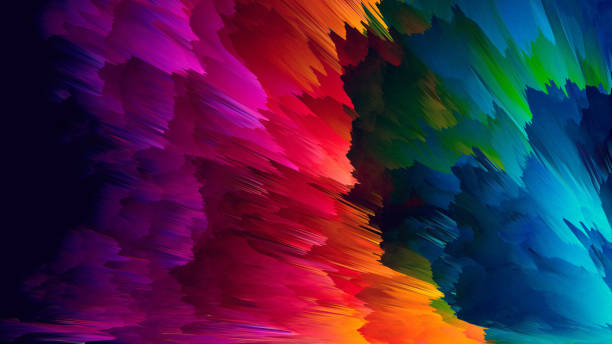
//> input picture 25.02/Colors Conversion/pic.jpg, 612 x 344 px
$ ./Colors_Conversion   (built with g++ and OpenCV 4)
//> lines starting //> are read from the running program, lines starting //| are printed output that depends on the picture
#include <opencv2/opencv.hpp>
#include <iostream>

using namespace cv;
using namespace std;

int main() {

    string pathToImage = "pic.jpg";
    Mat image = imread(pathToImage);
//> image is the input picture: 344 rows x 612 cols, CV_8UC3; mean B, G, R 68.3, 35.5, 69.9

    // Проверка на ошибки при загрузке изображения
    if (image.empty()) {
        cerr << "Error: Failed to load image!" << endl;
        return -1;
    }

    // Показываем исходное изображение
    imshow("Original Image", image);

    // Преобразуем изображение в оттенки серого
    Mat grayImage;
    cvtColor(image, grayImage, COLOR_BGR2GRAY);
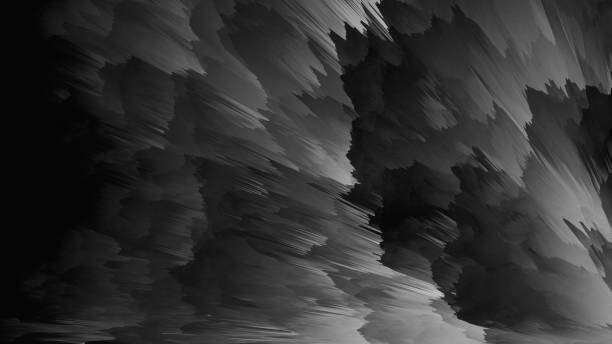
//> grayImage: 344 rows x 612 cols, CV_8UC1; min 1, max 198, mean 49.5

    // Применяем размытие Гаусса
    Mat blurredImage;
    GaussianBlur(image, blurredImage, Size(15, 15), 0);
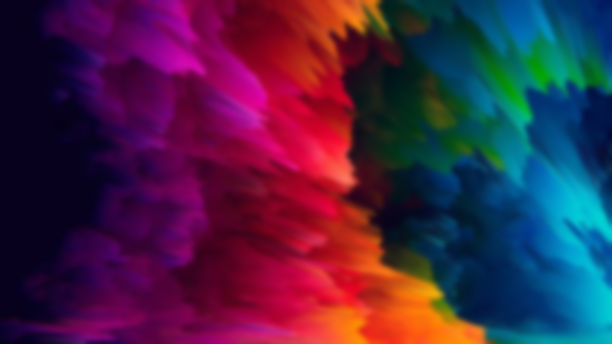
//> blurredImage: 344 rows x 612 cols, CV_8UC3; mean B, G, R 68.3, 35.5, 69.9

    // Отображаем изображения для каждого эффекта
    imshow("Gray Image", grayImage);
    imshow("Gaussian Blur Image", blurredImage);

    // Сохраняем результаты
    imwrite("gray_image.png", grayImage);
    imwrite("gaussian_blur_image.png", blurredImage);

    waitKey(0);
    return 0;
}
